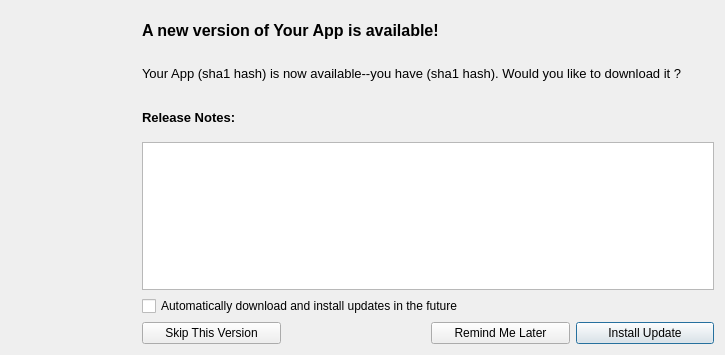
<?xml version="1.0" encoding="UTF-8"?>
<ui version="4.0">
 <class>SoftwareUpdateDialog</class>
 <widget class="QDialog" name="SoftwareUpdateDialog">
  <property name="windowModality">
   <enum>Qt::ApplicationModal</enum>
  </property>
  <property name="geometry">
   <rect>
    <x>0</x>
    <y>0</y>
    <width>725</width>
    <height>355</height>
   </rect>
  </property>
  <property name="windowTitle">
   <string>Software Update</string>
  </property>
  <layout class="QGridLayout" name="gridLayout">
   <item row="0" column="0">
    <layout class="QGridLayout" name="mainLayout">
     <item row="3" column="1" colspan="4">
      <widget class="QTextEdit" name="releaseNotesTxtBox">
       <property name="readOnly">
        <bool>true</bool>
       </property>
      </widget>
     </item>
     <item row="2" column="1" colspan="4">
      <widget class="QLabel" name="releaseNotesConst">
       <property name="font">
        <font>
         <pointsize>10</pointsize>
         <weight>75</weight>
         <bold>true</bold>
        </font>
       </property>
       <property name="text">
        <string>Release Notes:</string>
       </property>
      </widget>
     </item>
     <item row="0" column="1" colspan="4">
      <widget class="QLabel" name="titleLbl">
       <property name="font">
        <font>
         <pointsize>12</pointsize>
         <weight>75</weight>
         <bold>true</bold>
        </font>
       </property>
       <property name="text">
        <string>A new version of Your App is available!</string>
       </property>
      </widget>
     </item>
     <item row="0" column="0" rowspan="3">
      <widget class="QLabel" name="softwareIcon">
       <property name="minimumSize">
        <size>
         <width>125</width>
         <height>125</height>
        </size>
       </property>
       <property name="maximumSize">
        <size>
         <width>125</width>
         <height>125</height>
        </size>
       </property>
       <property name="text">
        <string/>
       </property>
       <property name="scaledContents">
        <bool>true</bool>
       </property>
       <property name="alignment">
        <set>Qt::AlignCenter</set>
       </property>
      </widget>
     </item>
     <item row="1" column="1" colspan="4">
      <widget class="QLabel" name="descLbl">
       <property name="font">
        <font>
         <pointsize>10</pointsize>
         <weight>50</weight>
         <bold>false</bold>
        </font>
       </property>
       <property name="text">
        <string>Your App (sha1 hash) is now available--you have (sha1 hash). Would you like to download it ?</string>
       </property>
       <property name="alignment">
        <set>Qt::AlignLeading|Qt::AlignLeft|Qt::AlignVCenter</set>
       </property>
       <property name="wordWrap">
        <bool>true</bool>
       </property>
      </widget>
     </item>
     <item row="5" column="4">
      <widget class="QPushButton" name="installUpdateBtn">
       <property name="text">
        <string>Install Update</string>
       </property>
      </widget>
     </item>
     <item row="5" column="3">
      <widget class="QPushButton" name="remindMeLater">
       <property name="text">
        <string>Remind Me Later</string>
       </property>
      </widget>
     </item>
     <item row="5" column="1">
      <widget class="QPushButton" name="skipVersionBtn">
       <property name="text">
        <string>Skip This Version</string>
       </property>
      </widget>
     </item>
     <item row="4" column="1" colspan="4">
      <widget class="QCheckBox" name="autoUpdateCheckBox">
       <property name="text">
        <string>Automatically download and install updates in the future</string>
       </property>
      </widget>
     </item>
    </layout>
   </item>
  </layout>
 </widget>
 <resources/>
 <connections/>
</ui>
